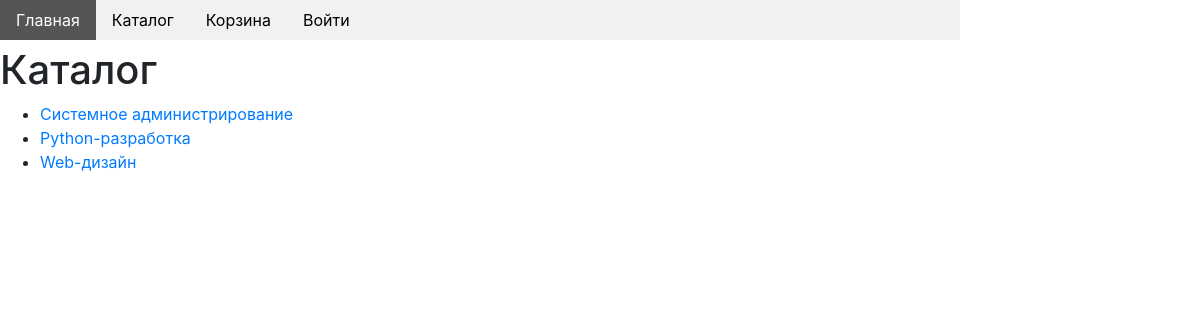
Page /catalog/ on the committed database.
### mainapp/models.py (models this page shows)
class SubjectCategory(models.Model):
    name = models.CharField(max_length=128)
    desc = models.TextField(blank=True)
    def __str__(self):
        return self.name
    class Meta:
        verbose_name = 'Направление подготовки'
        verbose_name_plural = 'Направления подготовки'

### mainapp/views.py (the view)
# urls.py: path('catalog/', mainapp.catalog, name='catalog'),
def catalog(request):
    categories = SubjectCategory.objects.all()
    context = {
        'categories': categories,
        'page_title': 'каталог'
    }
    return render(request, 'mainapp/catalog.html', context)

### mainapp/templates/mainapp/catalog.html
{% extends 'mainapp/base.html' %}
{% block content %}
    <h1>Каталог</h1>
    <div class="catalog-menu">
        <ul>
            {% for item in categories %}
                <li>
                    <a href="{% url 'main:catalog_section' item.pk %}">
                        {{ item }}
                    </a>
                </li>
            {% endfor %}
        </ul>
    </div>
{% endblock %}

### rows in the picture
SubjectCategory: name "Системное администрирование"
SubjectCategory: name "Python-разработка"
SubjectCategory: name "Web-дизайн"
